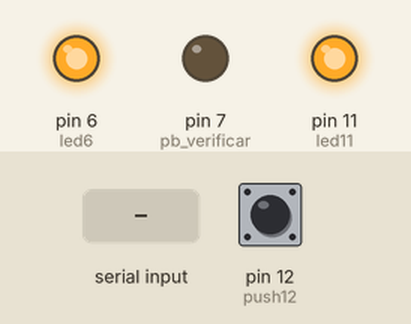
A sketch run on a simulated Arduino Uno, built with avr-gcc and run on an emulated ATmega328P. Parts: output pins drawn as LEDs (lit = HIGH). Dashed ring = blinking. The inputs (shaded band) are chosen by the test bench; at power-on: pin 12 (push12) LOW. What the sketch prints to the serial monitor is not drawn.

Above: at 2.0 s.
2.1 s: "E" received over Serial
At 2.4 s:
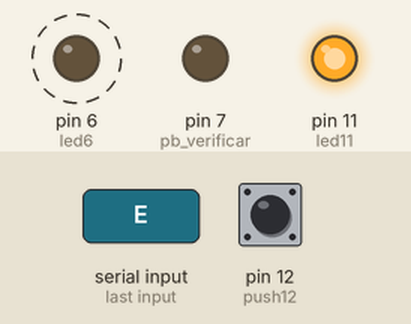
5.1 s: byte 66 (66) received over Serial
At 6.6 s:
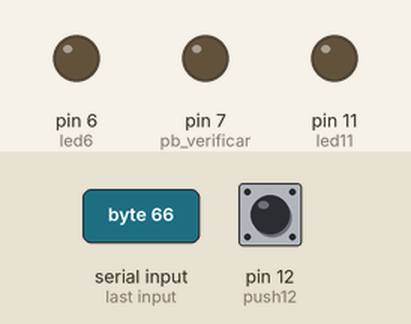
7.2 s: "C" received over Serial
At 7.8 s:
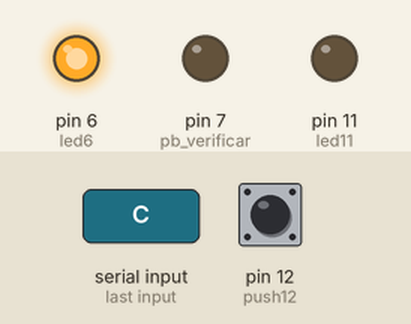
11.2 s: byte 65 (65) received over Serial
At 12.2 s:
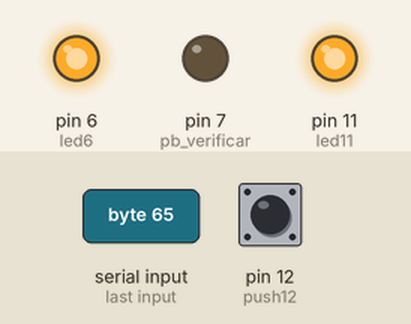
Timing chart, 0 to 14.2 s (numbered marks = the images above; inputs shaded):
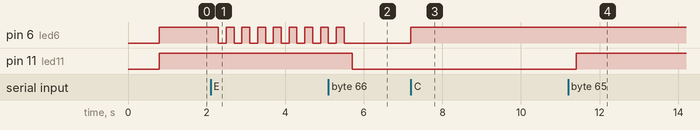

Measured:
- after the input at 2.1 s, pin 6 (led6): alternates HIGH for 0.20 s and LOW for 0.20 s, starting after 0.20 s
- after the input at 5.1 s, pin 6 (led6): goes on until 5.5 s, then stays LOW; pin 11 (led11): HIGH → LOW after 0.60 s
- after the input at 7.2 s, pin 6 (led6): LOW → HIGH at once
- after the input at 11.2 s, pin 11 (led11): LOW → HIGH after 0.20 s

The sketch:

arduino_node_pic.ino
```cpp
#include <SoftwareSerial.h>//libreria para implementar mas de un puerto serial
SoftwareSerial serieSim800(8,9);//configuracion puerto serie virtual (RX, TX)

int push12 = 12;
int led11 = 11;
int led6 = 6;//led para comprobar el caracter de comando
int pb_verificar = 7;//MANDA EL DATO POR EL PUERTO SERIE-PC PA VER QUE RECIBIO ANTERIORMENTE
char nodeDice = "Undefined";

//masconfiguraciones//
char comandoAt = 'X';

//////////////////////

//funcion que hace un cierto numero de parpadeos segun el caso

int blink_n (int veces){
    digitalWrite(led6, LOW);
    boolean estado = true;

    for(int i=0; i<=veces; i++){
        if(estado){digitalWrite(led6,HIGH); estado=false;}
        delay(200);
        if(!estado){digitalWrite(led6,LOW); estado=true;}
        delay(200);
      }
     return 0;
  }

void setup() {

  //arduino-pc, espera hasta que la comunicacion se haya establecido
  Serial.begin(115200);while(!Serial){;}//configuracion velocidad de transmision

  //serieSim800.println("Puerto virtual inicializado");
  serieSim800.begin(115200);//velocidad de transmison puerto virtual serie

  delay(800);
  pinMode(push12, INPUT);//enviar 13 cadenas por el puerto serie al pc
  pinMode(led11, OUTPUT);//indicador para verificar el caso  y que comando se mandara al sim800l
  pinMode(led6, OUTPUT);
  pinMode(pb_verificar, OUTPUT);//boton para verificar que le manda node a arduino
  digitalWrite(led11, HIGH);
  digitalWrite(led6, HIGH);
  Serial.println("Comunicacion serial inicializada");
}

void loop() {

  //escucha datos en puerto serial virtual
  if(serieSim800.available()>0){
      Serial.print((char)serieSim800.read());
    }

  if(comandoAt == 'C'){
      digitalWrite(led6, HIGH);
      Serial.print("Caracter: ");delay(300);
      serieSim800.write(comandoAt);delay(300);
      serieSim800.print('C');
    }

  if(comandoAt == 'D'){
      digitalWrite(led6, LOW);
      Serial.write("Caracter: ");delay(300);
      serieSim800.print(comandoAt);delay(300);
      serieSim800.print('D');
    }


    //funcion para seleccionar el comando:

    switch (comandoAt){
      case 'E':
      blink_n(2);
      break;
      case 'F':
      blink_n(3);
      break;
      case 'G':
      blink_n(4);
      break;

      default: break;
    }


  //escucha puerto serial
  if(Serial.available()){
    char dato = (char)Serial.read();//leemos un caracter a la vez del puerto serie-pc
    comandoAt = dato;
    //Serial.println(dato);
    Serial.print(comandoAt);

    if(dato == 65){
    digitalWrite(led11, HIGH);
    }

    if(dato == 66){
    digitalWrite(led11, LOW);
    }

    /*if(dato == 67){
    digitalWrite(led6, HIGH);
    }

    if(dato == 68){
    digitalWrite(led6, LOW);
    }*/


    //serieSim800.print(comandoAt);
    }

  //imprime lo que envio node
  if((digitalRead(pb_verificar)) == 1){
      delay(200);
      /*
      Serial.println(comandoAt);//impreme en consola el valor por defelto de comandoAt
      serieSim800.print("7895");
      serieSim800.print(81,DEC);
      serieSim800.write('Q');
      //serieSim800.println("X");
      //serieSim800.println('X');
      //serieSim800.println(comandoAt);*/

    }

  if(digitalRead(push12) == 1){
      delay(200);
      Serial.println("1000000000");delay(100);
      Serial.println("1000000001");delay(100);
      Serial.println("1000000003");delay(100);
      Serial.println("1000000004");delay(100);
      Serial.println("1000000005");delay(100);
      Serial.println("1000000006");delay(100);
      Serial.println("1000000007");delay(100);
      Serial.println("1000000008");delay(100);
      Serial.println("1000000009");delay(100);
      Serial.println("1000000010");delay(100);
      Serial.println("1000000011");delay(100);
      Serial.println("1000000012");delay(100);
      Serial.println("1000000013");delay(100);
    }

}
```
